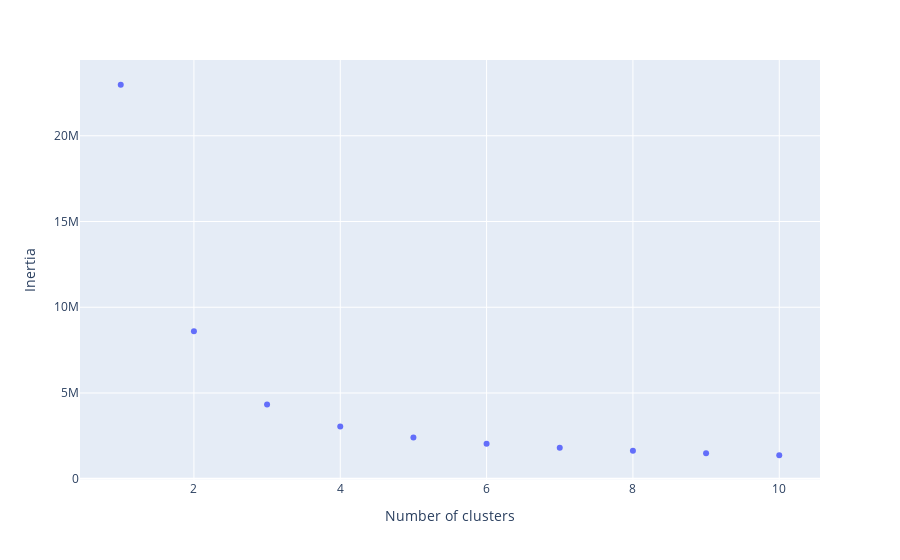

Source (notebook cell):
### Code cell
# Plot the Elbow Curve using plotly

elbow_data = {"k": k, "inertia": inertia}
df_elbow = pd.DataFrame(elbow_data)

px.scatter(x=k,y=inertia,labels={"x":"Number of clusters","y":"Inertia"})

### Figure 1 — Plotly figure (JSON) as saved in the notebook; plotly's stock layout.template omitted (floating-point values rounded to 4 significant figures)
{"data": [{"hovertemplate": "Number of clusters=%{x}<br>Inertia=%{y}<extra></extra>", "legendgroup": "", "marker": {"color": "#636efa", "symbol": "circle"}, "mode": "markers", "name": "", "orientation": "v", "showlegend": false, "type": "scatter", "x": [1, 2, 3, 4, 5, 6, 7, 8, 9, 10], "xaxis": "x", "y": [22970000.0, 8596000.0, 4337000.0, 3044000.0, 2399000.0, 2047000.0, 1802000.0, 1629000.0, 1488000.0, 1371000.0], "yaxis": "y"}], "layout": {"legend": {"tracegroupgap": 0}, "margin": {"t": 60}, "xaxis": {"anchor": "y", "domain": [0, 1], "title": {"text": "Number of clusters"}}, "yaxis": {"anchor": "x", "domain": [0, 1], "title": {"text": "Inertia"}}}}
